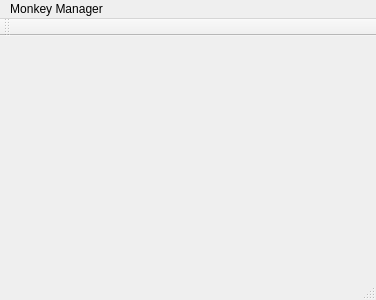
<?xml version="1.0" encoding="UTF-8"?>
<ui version="4.0">
 <class>MainWindow</class>
 <widget class="QMainWindow" name="MainWindow">
  <property name="geometry">
   <rect>
    <x>0</x>
    <y>0</y>
    <width>376</width>
    <height>300</height>
   </rect>
  </property>
  <property name="windowTitle">
   <string>MainWindow</string>
  </property>
  <widget class="QWidget" name="centralWidget"/>
  <widget class="QMenuBar" name="menuBar">
   <property name="geometry">
    <rect>
     <x>0</x>
     <y>0</y>
     <width>376</width>
     <height>21</height>
    </rect>
   </property>
   <widget class="QMenu" name="menuMonkey_Manager">
    <property name="title">
     <string>Monkey Manager</string>
    </property>
   </widget>
   <addaction name="menuMonkey_Manager"/>
  </widget>
  <widget class="QToolBar" name="mainToolBar">
   <attribute name="toolBarArea">
    <enum>TopToolBarArea</enum>
   </attribute>
   <attribute name="toolBarBreak">
    <bool>false</bool>
   </attribute>
  </widget>
  <widget class="QStatusBar" name="statusBar"/>
 </widget>
 <layoutdefault spacing="6" margin="11"/>
 <resources/>
 <connections/>
</ui>
